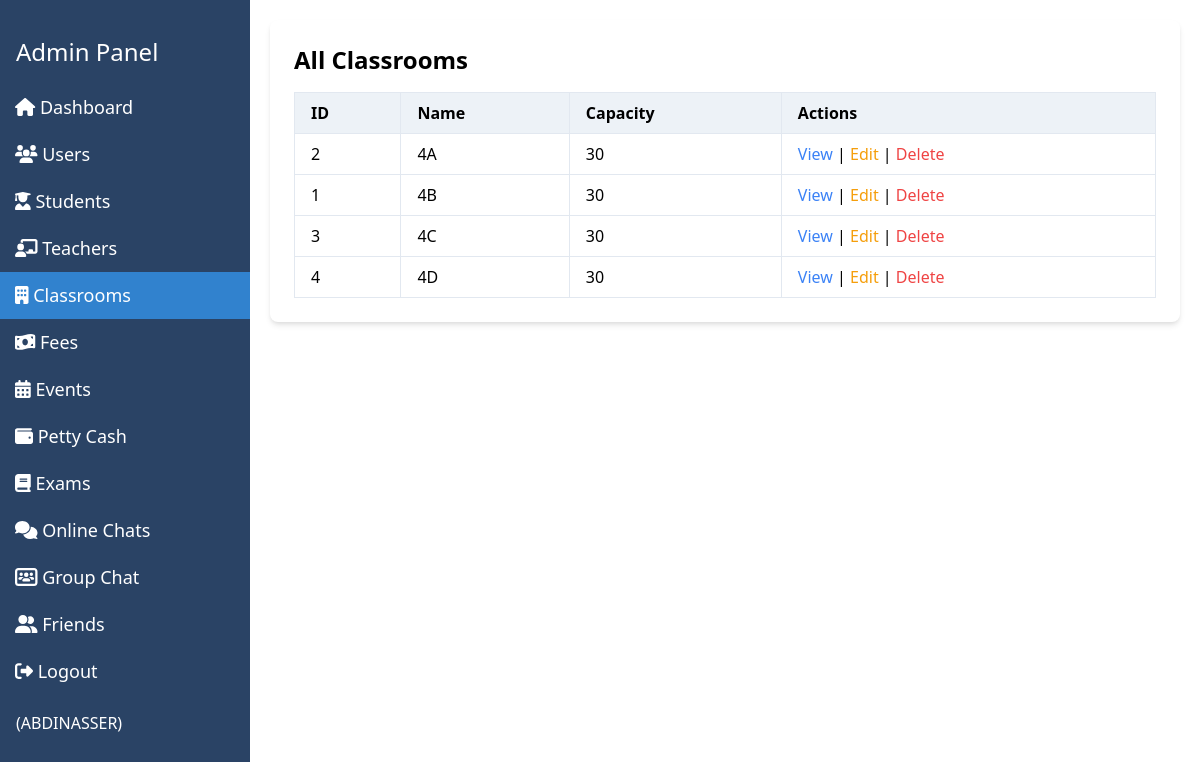
The page /dashboard/classrooms/ (signed in) on the database its author committed.
### value/models.py (models this page shows, shortened)
class User(AbstractUser):
    ROLE_CHOICES = [
        ('admin', 'Admin'),
        ('teacher', 'Teacher'),
        ('student', 'Student'),
        ('parent', 'Parent'),
    ]
    role = models.CharField(max_length=10, choices=ROLE_CHOICES)

class Classroom(models.Model):
    name = models.CharField(max_length=50)
    capacity = models.IntegerField(default=30)

### value/views.py (the view)
# urls.py: path('dashboard/classrooms/', views.classroom_list, name='dashboard_classroom_list'),
@login_required
def classroom_list(request):
    if not request.user.is_superuser and not request.user.is_staff:
        messages.warning(request, "You do not have permission to access this page.")
        return redirect('value:home')
    context = get_dashboard_common_context()
    context['classrooms'] = Classroom.objects.all().order_by('name')
    context['active_view'] = 'classrooms'
    context['form'] = ClassroomForm() # For the "Add Classroom" form in the template
    return render(request, 'admin/admin_dashboard.html', context)

### value/templates/admin/admin_dashboard.html (shortened to what this page needs)
<!DOCTYPE html>
<html lang="en">
<head>
    {% load static %}
    <link href="https://cdn.jsdelivr.net/npm/tailwindcss@2.2.19/dist/tailwind.min.css" rel="stylesheet">
    <link rel="stylesheet" href="{% static 'css/fontawesome.css' %}">
</head>
<body>
    <div class="flex min-h-screen">
        <div class="sidebar">
            <h2 class="text-white text-2xl p-4">Admin Panel</h2>
            <a href="{% url 'value:dashboard_home' %}" class="{% if active_view == 'home' %}active{% endif %}"><i class="fas fa-home"></i> Dashboard</a>
            <a href="{% url 'value:dashboard_user_list' %}" class="{% if active_view == 'users' %}active{% endif %}"><i class="fas fa-users"></i> Users</a>
            <a href="{% url 'value:dashboard_student_list' %}" class="{% if active_view == 'students' %}active{% endif %}"><i class="fas fa-user-graduate"></i> Students</a>
            <a href="{% url 'value:dashboard_teacher_list' %}" class="{% if active_view == 'teachers' %}active{% endif %}"><i class="fas fa-chalkboard-teacher"></i> Teachers</a>
            <a href="{% url 'value:dashboard_classroom_list' %}" class="{% if active_view == 'classrooms' %}active{% endif %}"><i class="fas fa-building"></i> Classrooms</a>
            <a href="{% url 'value:payment_list' %}" class="{% if active_view == 'payments' %}active{% endif %}"><i class="fas fa-money-bill-wave"></i> Fees</a>
            <a href="{% url 'value:event_list' %}" class="{% if active_view == 'events' %}active{% endif %}"><i class="fas fa-calendar-alt"></i> Events</a>
            <a href="{% url 'value:petty_cash_list' %}" class="{% if active_view == 'petty_cash' %}active{% endif %}"><i class="fas fa-wallet"></i> Petty Cash</a>
            <a href="{% url 'value:exam_list' %}" class="{% if active_view == 'exams' %}active{% endif %}"><i class="fas fa-book"></i> Exams</a>
            <a href="{% url 'value:chat_room' %}" class="{% if active_view == 'chat_room' %}active{% endif %}"><i class="fas fa-comments"></i> Online Chats</a>
            <a href="{% url 'value:group_chat' %}" class="{% if active_view == 'group_chat' %}active{% endif %}"><i class="fas fa-users-rectangle"></i> Group Chat</a>
            <a href="{% url 'value:friends_list' %}" class="{% if active_view == 'friends_list' %}active{% endif %}"><i class="fas fa-user-friends"></i> Friends</a>
            <a href="{% url 'value:logout_view' %}" class=""><i class="fas fa-sign-out-alt"></i> Logout</a>
            <p class="text-white p-4">({{ request.user.username|upper }})</p>
        </div>
        <div class="content">
            {% if active_view == 'home' %}
                <div class="bg-white p-6 rounded-lg shadow-md">
                    <h1 class="text-2xl font-bold mb-4">Dashboard Home</h1>
                    <div class="grid grid-cols-1 md:grid-cols-2 lg:grid-cols-4 gap-4">
                        <div class="bg-blue-100 p-4 rounded-lg text-center shadow-sm">
                            <h3 class="text-lg font-semibold">Total Students</h3>
                            <p class="text-3xl font-bold text-blue-800" id="totalStudents">{{ total_students }}</p>
                            <a href="{% url 'value:dashboard_student_list' %}" class="mt-2 inline-block bg-blue-500 text-white p-2 rounded hover:bg-blue-600">Manage Students</a>
                        </div>
                        <div class="bg-green-100 p-4 rounded-lg text-center shadow-sm">
                            <h3 class="text-lg font-semibold">Total Teachers</h3>
                            <p class="text-3xl font-bold text-green-800">{{ total_teachers }}</p>
                            <a href="{% url 'value:dashboard_teacher_list' %}" class="mt-2 inline-block bg-green-500 text-white p-2 rounded hover:bg-green-600">Manage Teachers</a>
                        </div>
                        <div class="bg-purple-100 p-4 rounded-lg text-center shadow-sm">
                            <h3 class="text-lg font-semibold">Total Users</h3>
                            <p class="text-3xl font-bold text-purple-800">{{ total_users }}</p>
                            <a href="{% url 'value:dashboard_user_list' %}" class="mt-2 inline-block bg-purple-500 text-white p-2 rounded hover:bg-purple-600">Manage Users</a>
                        </div>
                        <div class="bg-yellow-100 p-4 rounded-lg text-center shadow-sm">
                            <h3 class="text-lg font-semibold">Total Classrooms</h3>
                            <p class="text-3xl font-bold text-yellow-800">{{ total_classrooms }}</p>
                            <a href="{% url 'value:dashboard_classroom_list' %}" class="mt-2 inline-block bg-yellow-500 text-white p-2 rounded hover:bg-yellow-600">Manage Classrooms</a>
                        </div>
                    </div>
                    <div class="mt-6 bg-white p-6 rounded-lg shadow-md">
                        <h3 class="text-xl font-semibold mb-4">Add/Delete Student</h3>
                        <form method="POST" action="{% url 'value:dashboard_home' %}">
                            {% csrf_token %}
                            <div class="grid grid-cols-1 md:grid-cols-4 gap-4 mb-4">
                                <input type="text" name="username" placeholder="Username" class="border p-2 rounded focus:outline-none focus:ring-2 focus:ring-blue-500">
                                <input type="password" name="password" placeholder="Password" class="border p-2 rounded focus:outline-none focus:ring-2 focus:ring-blue-500">
                                <input type="password" name="password2" placeholder="Confirm Password" class="border p-2 rounded focus:outline-none focus:ring-2 focus:ring-blue-500">
                                <input type="text" name="grade" placeholder="Classroom ID (optional)" class="border p-2 rounded focus:outline-none focus:ring-2 focus:ring-blue-500">
                                <input type="hidden" name="role" value="student">
                                <input type="hidden" name="action" value="add_student">
                            </div>
                            <button type="submit" class="bg-green-500 text-white p-3 rounded hover:bg-green-600">Add Student</button>
                        </form>
                        <form method="POST" action="{% url 'value:dashboard_home' %}" class="mt-4">
                            {% csrf_token %}
                            <div class="flex items-center space-x-2">
                                <input type="text" name="username" placeholder="Username to delete" class="border p-2 rounded focus:outline-none focus:ring-2 focus:ring-red-500">
                                <input type="hidden" name="action" value="delete_student">
                                <button type="submit" class="bg-red-500 text-white p-3 rounded hover:bg-red-600">Delete Student</button>
                            </div>
                        </form>
                    </div>
                </div>
            {% elif active_view == 'classrooms' %}
                <div class="bg-white p-6 rounded-lg shadow-md">
                    <h1 class="text-2xl font-bold mb-4">All Classrooms</h1>
                    <table class="min-w-full bg-white">
                        <thead>
                            <tr>
                                <th class="py-2 px-4 border-b">ID</th>
                                <th class="py-2 px-4 border-b">Name</th>
                                <th class="py-2 px-4 border-b">Capacity</th>
                                <th class="py-2 px-4 border-b">Actions</th>
                            </tr>
                        </thead>
                        <tbody>
                            {% for classroom in classrooms %}
                                <tr>
                                    <td class="py-2 px-4 border-b">{{ classroom.id }}</td>
                                    <td class="py-2 px-4 border-b">{{ classroom.name }}</td>
                                    <td class="py-2 px-4 border-b">{{ classroom.capacity|default:'N/A' }}</td>
                                    <td class="py-2 px-4 border-b">
                                        <a href="#" class="text-blue-500 hover:text-blue-700">View</a> |
                                        <a href="#" class="text-yellow-500 hover:text-yellow-700">Edit</a> |
                                        <a href="#" class="text-red-500 hover:text-red-700">Delete</a>
                                    </td>
                                </tr>
                            {% empty %}
                                <tr>
                                    <td colspan="4" class="py-4 px-4 text-center text-gray-500">No classrooms found.</td>
                                </tr>
                            {% endfor %}
                        </tbody>
                    </table>
                </div>
            {% endif %}
        </div>
    </div>
</body>
</html>

### value/templates/admin/admin_dashboard.html (style rules this page uses)
.sidebar { width: 250px; position: fixed; height: 100%; background: #2a4365; padding-top: 20px; overflow-y: auto; }
.sidebar a { padding: 10px 15px; text-decoration: none; font-size: 18px; color: white; display: block; }
.sidebar a:hover, .sidebar a.active { background-color: #3182ce; }
.content { margin-left: 250px; padding: 20px; flex-grow: 1; }
table { width: 100%; border-collapse: collapse; margin-top: 1rem; }
th, td { border: 1px solid #e2e8f0; padding: 0.75rem; text-align: left; }
th { background-color: #edf2f7; font-weight: bold; }

### rows shown on the page
User: user.username "ABDINASSER"
Classroom: id "2", name "4A", capacity "30"
Classroom: id "1", name "4B", capacity "30"
Classroom: id "3", name "4C", capacity "30"
Classroom: id "4", name "4D", capacity "30"
